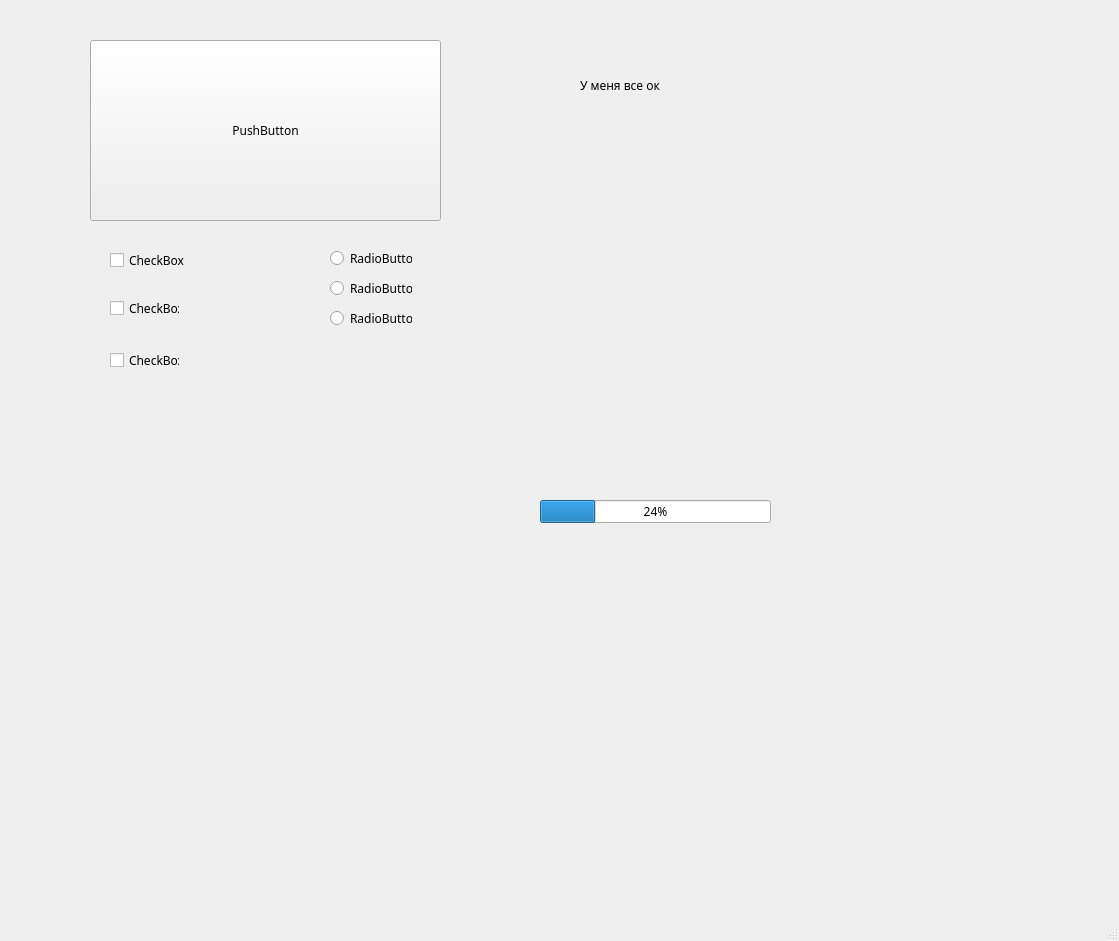
<?xml version="1.0" encoding="UTF-8"?>
<ui version="4.0">
 <class>MainWindow</class>
 <widget class="QMainWindow" name="MainWindow">
  <property name="geometry">
   <rect>
    <x>0</x>
    <y>0</y>
    <width>1119</width>
    <height>941</height>
   </rect>
  </property>
  <property name="font">
   <font>
    <family>OpenSymbol</family>
   </font>
  </property>
  <property name="windowTitle">
   <string>MainWindow</string>
  </property>
  <widget class="QWidget" name="centralwidget">
   <widget class="QPushButton" name="pushButton">
    <property name="geometry">
     <rect>
      <x>90</x>
      <y>40</y>
      <width>351</width>
      <height>181</height>
     </rect>
    </property>
    <property name="cursor">
     <cursorShape>ArrowCursor</cursorShape>
    </property>
    <property name="text">
     <string>PushButton</string>
    </property>
   </widget>
   <widget class="QCheckBox" name="checkBox">
    <property name="geometry">
     <rect>
      <x>110</x>
      <y>250</y>
      <width>81</width>
      <height>20</height>
     </rect>
    </property>
    <property name="contextMenuPolicy">
     <enum>Qt::NoContextMenu</enum>
    </property>
    <property name="text">
     <string>CheckBox</string>
    </property>
   </widget>
   <widget class="QCheckBox" name="checkBox_2">
    <property name="geometry">
     <rect>
      <x>110</x>
      <y>300</y>
      <width>70</width>
      <height>17</height>
     </rect>
    </property>
    <property name="text">
     <string>CheckBox</string>
    </property>
   </widget>
   <widget class="QCheckBox" name="checkBox_3">
    <property name="geometry">
     <rect>
      <x>110</x>
      <y>350</y>
      <width>70</width>
      <height>20</height>
     </rect>
    </property>
    <property name="text">
     <string>CheckBox</string>
    </property>
   </widget>
   <widget class="QProgressBar" name="progressBar">
    <property name="geometry">
     <rect>
      <x>540</x>
      <y>500</y>
      <width>231</width>
      <height>23</height>
     </rect>
    </property>
    <property name="value">
     <number>24</number>
    </property>
   </widget>
   <widget class="QLabel" name="label">
    <property name="geometry">
     <rect>
      <x>580</x>
      <y>50</y>
      <width>171</width>
      <height>71</height>
     </rect>
    </property>
    <property name="text">
     <string>У меня все ок</string>
    </property>
   </widget>
   <widget class="QRadioButton" name="radioButton">
    <property name="geometry">
     <rect>
      <x>330</x>
      <y>250</y>
      <width>82</width>
      <height>17</height>
     </rect>
    </property>
    <property name="text">
     <string>RadioButton</string>
    </property>
    <attribute name="buttonGroup">
     <string notr="true">buttonGroup</string>
    </attribute>
   </widget>
   <widget class="QRadioButton" name="radioButton_2">
    <property name="geometry">
     <rect>
      <x>330</x>
      <y>280</y>
      <width>82</width>
      <height>17</height>
     </rect>
    </property>
    <property name="text">
     <string>RadioButton</string>
    </property>
    <attribute name="buttonGroup">
     <string notr="true">buttonGroup</string>
    </attribute>
   </widget>
   <widget class="QRadioButton" name="radioButton_3">
    <property name="geometry">
     <rect>
      <x>330</x>
      <y>310</y>
      <width>82</width>
      <height>17</height>
     </rect>
    </property>
    <property name="text">
     <string>RadioButton</string>
    </property>
    <attribute name="buttonGroup">
     <string notr="true">buttonGroup</string>
    </attribute>
   </widget>
  </widget>
  <widget class="QMenuBar" name="menubar">
   <property name="geometry">
    <rect>
     <x>0</x>
     <y>0</y>
     <width>1119</width>
     <height>21</height>
    </rect>
   </property>
  </widget>
  <widget class="QStatusBar" name="statusbar"/>
 </widget>
 <resources/>
 <connections/>
 <buttongroups>
  <buttongroup name="buttonGroup"/>
 </buttongroups>
</ui>
